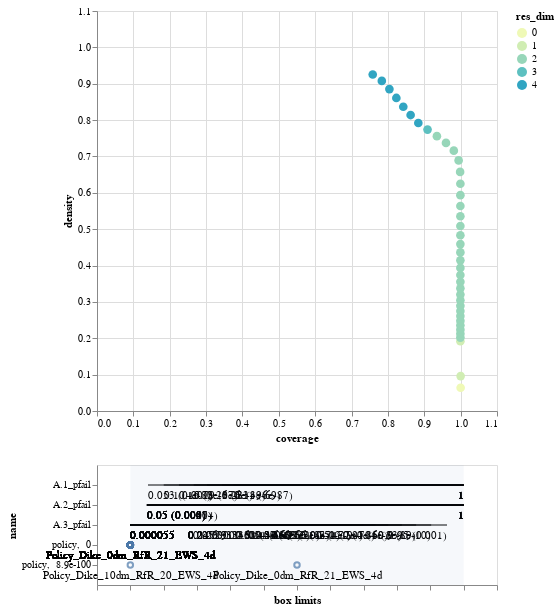

Notebook code cell kept with this figure:
### Code cell
box1.inspect_tradeoff()

### Figure 1 — Vega-Lite specification as saved in the notebook (floating-point values rounded to 4 significant figures)
{"config": {"view": {"continuousWidth": 400, "continuousHeight": 300}}, "vconcat": [{"data": {"name": "data-5e45a26d6f24038dcb28bfc8739503b9"}, "mark": {"type": "circle", "size": 75}, "encoding": {"color": {"field": "res_dim", "scale": {"range": ["#eff9b6", "#d0edb3", "#97d6b9", "#5dc0c0", "#31a5c2", "#1f80b8", "#2354a3", "#21318d"]}, "type": "ordinal"}, "opacity": {"condition": {"value": 1, "selection": "selector001"}, "value": 0.4}, "tooltip": [{"field": "id", "type": "quantitative"}, {"field": "coverage", "format": ".2", "type": "quantitative"}, {"field": "density", "format": ".2", "type": "quantitative"}, {"field": "res_dim", "type": "ordinal"}], "x": {"field": "coverage", "scale": {"domain": [0, 1.1]}, "type": "quantitative"}, "y": {"field": "density", "scale": {"domain": [0, 1.1]}, "type": "quantitative"}}, "height": 400, "selection": {"selector001": {"type": "single", "fields": ["id"]}}, "width": 400}, {"layer": [{"data": {"name": "data-7a8bf74ae9f29db990db601360e9d706"}, "mark": "rule", "encoding": {"x": {"axis": {"grid": false, "labels": false, "title": "box limits"}, "field": "x_lower", "scale": {"domain": [0, 1], "padding": 0.1}, "type": "quantitative"}, "x2": {"field": "x_upper"}, "y": {"field": "name", "scale": {"padding": 1.0}, "type": "nominal"}}, "transform": [{"calculate": "(datum.x1-datum.minimum)/(datum.maximum-datum.minimum)", "as": "x_lower"}, {"calculate": "(datum.x2-datum.minimum)/(datum.maximum-datum.minimum)", "as": "x_upper"}, {"filter": {"selection": "selector001"}}], "width": 400}, {"data": {"name": "data-7a8bf74ae9f29db990db601360e9d706"}, "mark": {"type": "text", "align": "left", "baseline": "top", "dy": 5}, "encoding": {"text": {"field": "text", "type": "ordinal"}, "x": {"axis": {"grid": false, "labels": false, "title": "box limits"}, "field": "x_lower", "scale": {"domain": [0, 1], "padding": 0.1}, "type": "quantitative"}, "x2": {"field": "x_upper"}, "y": {"field": "name", "scale": {"padding": 1.0}, "type": "nominal"}}, "transform": [{"calculate": "(datum.x1-datum.minimum)/(datum.maximum-datum.minimum)", "as": "x_lower"}, {"calculate": "(datum.x2-datum.minimum)/(datum.maximum-datum.minimum)", "as": "x_upper"}, {"filter": {"selection": "selector001"}}, {"calculate": "datum.qp_lower>0?format(datum.x1, \".2\")+\" (\"+format(datum.qp_lower, \".1~g\")+\")\" :format(datum.x1, \".2\")", "as": "text"}], "width": 400}, {"data": {"name": "data-7a8bf74ae9f29db990db601360e9d706"}, "mark": {"type": "text", "align": "right", "baseline": "top", "dy": 5}, "encoding": {"text": {"field": "text", "type": "ordinal"}, "x": {"field": "x_upper", "type": "quantitative"}, "x2": {"field": "x_upper"}, "y": {"field": "name", "scale": {"padding": 1.0}, "type": "nominal"}}, "transform": [{"calculate": "(datum.x1-datum.minimum)/(datum.maximum-datum.minimum)", "as": "x_lower"}, {"calculate": "(datum.x2-datum.minimum)/(datum.maximum-datum.minimum)", "as": "x_upper"}, {"filter": {"selection": "selector001"}}, {"calculate": "datum.qp_upper>0?format(datum.x2, \".2\")+\" (\"+format(datum.qp_upper, \".1\")+\")\" :format(datum.x2, \".2\")", "as": "text"}], "width": 400}, {"data": {"name": "data-bb8d07f6df3d47a6a475317795287b23"}, "mark": {"type": "rect", "opacity": 0.05}, "encoding": {"x": {"field": "start", "type": "quantitative"}, "x2": {"field": "end"}}}, {"data": {"name": "data-9441622a70c293db2e5fca03cd832547"}, "mark": "point", "encoding": {"x": {"field": "x", "type": "quantitative"}, "y": {"field": "name", "type": "nominal"}}, "transform": [{"filter": {"selection": "selector001"}}], "width": 400}, {"data": {"name": "data-9441622a70c293db2e5fca03cd832547"}, "mark": {"type": "text", "align": "center", "baseline": "top", "dy": 5}, "encoding": {"text": {"field": "item", "type": "nominal"}, "x": {"field": "x", "type": "quantitative"}, "y": {"field": "name", "type": "nominal"}}, "transform": [{"filter": {"selection": "selector001"}}], "width": 400}]}], "$schema": "https://vega.github.io/schema/vega-lite/v4.17.0.json", "datasets": {"data-5e45a26d6f24038dcb28bfc8739503b9": [{"coverage": 1.0, "density": 0.06398, "id": 0, "mass": 1.0, "mean": 0.06398, "res_dim": 0}, {"coverage": 1.0, "density": 0.09597, "id": 1, "mass": 0.6667, "mean": 0.09597, "res_dim": 1}, {"coverage": 0.9993, "density": 0.1918, "id": 2, "mass": 0.3333, "mean": 0.1918, "res_dim": 1}, {"coverage": 0.9993, "density": 0.2019, "id": 3, "mass": 0.3167, "mean": 0.2019, "res_dim": 2}, {"coverage": 0.9993, "density": 0.2125, "id": 4, "mass": 0.3008, "mean": 0.2125, "res_dim": 2}, {"coverage": 0.9993, "density": 0.2237, "id": 5, "mass": 0.2858, "mean": 0.2237, "res_dim": 2}, {"coverage": 0.9993, "density": 0.2355, "id": 6, "mass": 0.2715, "mean": 0.2355, "res_dim": 2}, {"coverage": 0.9993, "density": 0.2479, "id": 7, "mass": 0.2579, "mean": 0.2479, "res_dim": 2}, {"coverage": 0.9993, "density": 0.261, "id": 8, "mass": 0.245, "mean": 0.261, "res_dim": 2}, {"coverage": 0.9993, "density": 0.2747, "id": 9, "mass": 0.2327, "mean": 0.2747, "res_dim": 2}, {"coverage": 0.9993, "density": 0.2892, "id": 10, "mass": 0.2211, "mean": 0.2892, "res_dim": 2}, {"coverage": 0.9993, "density": 0.3044, "id": 11, "mass": 0.21, "mean": 0.3044, "res_dim": 2}, {"coverage": 0.9993, "density": 0.3204, "id": 12, "mass": 0.1995, "mean": 0.3204, "res_dim": 2}, {"coverage": 0.9993, "density": 0.3373, "id": 13, "mass": 0.1895, "mean": 0.3373, "res_dim": 2}, {"coverage": 0.9993, "density": 0.3551, "id": 14, "mass": 0.18, "mean": 0.3551, "res_dim": 2}, {"coverage": 0.9993, "density": 0.3738, "id": 15, "mass": 0.171, "mean": 0.3738, "res_dim": 2}, {"coverage": 0.9993, "density": 0.3935, "id": 16, "mass": 0.1625, "mean": 0.3935, "res_dim": 2}, {"coverage": 0.9993, "density": 0.4143, "id": 17, "mass": 0.1543, "mean": 0.4143, "res_dim": 2}, {"coverage": 0.9993, "density": 0.4361, "id": 18, "mass": 0.1466, "mean": 0.4361, "res_dim": 2}, {"coverage": 0.9993, "density": 0.4591, "id": 19, "mass": 0.1393, "mean": 0.4591, "res_dim": 2}, {"coverage": 0.9993, "density": 0.4833, "id": 20, "mass": 0.1323, "mean": 0.4833, "res_dim": 2}, {"coverage": 0.9993, "density": 0.5088, "id": 21, "mass": 0.1257, "mean": 0.5088, "res_dim": 2}, {"coverage": 0.9993, "density": 0.5356, "id": 22, "mass": 0.1194, "mean": 0.5356, "res_dim": 2}, {"coverage": 0.9993, "density": 0.5638, "id": 23, "mass": 0.1134, "mean": 0.5638, "res_dim": 2}, {"coverage": 0.9993, "density": 0.5936, "id": 24, "mass": 0.1077, "mean": 0.5936, "res_dim": 2}, {"coverage": 0.9993, "density": 0.6249, "id": 25, "mass": 0.1023, "mean": 0.6249, "res_dim": 2}, {"coverage": 0.9986, "density": 0.6574, "id": 26, "mass": 0.09718, "mean": 0.6574, "res_dim": 2}, {"coverage": 0.9944, "density": 0.6892, "id": 27, "mass": 0.09231, "mean": 0.6892, "res_dim": 2}, {"coverage": 0.9812, "density": 0.7159, "id": 28, "mass": 0.08769, "mean": 0.7159, "res_dim": 2}, {"coverage": 0.9597, "density": 0.7372, "id": 29, "mass": 0.08329, "mean": 0.7372, "res_dim": 2}, {"coverage": 0.9347, "density": 0.7559, "id": 30, "mass": 0.07911, "mean": 0.7559, "res_dim": 2}, {"coverage": 0.909, "density": 0.7738, "id": 31, "mass": 0.07516, "mean": 0.7738, "res_dim": 3}, {"coverage": 0.8836, "density": 0.792, "id": 32, "mass": 0.07138, "mean": 0.792, "res_dim": 4}, {"coverage": 0.8625, "density": 0.8138, "id": 33, "mass": 0.0678, "mean": 0.8138, "res_dim": 4}, {"coverage": 0.8423, "density": 0.8368, "id": 34, "mass": 0.0644, "mean": 0.8368, "res_dim": 4}, {"coverage": 0.8232, "density": 0.8609, "id": 35, "mass": 0.06118, "mean": 0.8609, "res_dim": 4}, {"coverage": 0.8041, "density": 0.8853, "id": 36, "mass": 0.05811, "mean": 0.8853, "res_dim": 4}, {"coverage": 0.7833, "density": 0.9078, "id": 37, "mass": 0.0552, "mean": 0.9078, "res_dim": 4}, {"coverage": 0.7582, "density": 0.9254, "id": 38, "mass": 0.05242, "mean": 0.9254, "res_dim": 4}], "data-7a8bf74ae9f29db990db601360e9d706": [{"x1": 5.52e-05, "x2": 0.95, "name": "A.3_pfail", "id": 3, "minimum": 5.52e-05, "maximum": 1.0, "qp_lower": -1.0, "qp_upper": 0.001213}, {"x1": 5.52e-05, "x2": 0.9025, "name": "A.3_pfail", "id": 4, "minimum": 5.52e-05, "maximum": 1.0, "qp_lower": -1.0, "qp_upper": 7.848e-10}, {"x1": 5.52e-05, "x2": 0.8573, "name": "A.3_pfail", "id": 5, "minimum": 5.52e-05, "maximum": 1.0, "qp_lower": -1.0, "qp_upper": 1.088e-19}, {"x1": 5.52e-05, "x2": 0.8145, "name": "A.3_pfail", "id": 6, "minimum": 5.52e-05, "maximum": 1.0, "qp_lower": -1.0, "qp_upper": 3.837e-33}, {"x1": 5.52e-05, "x2": 0.7738, "name": "A.3_pfail", "id": 7, "minimum": 5.52e-05, "maximum": 1.0, "qp_lower": -1.0, "qp_upper": 4.253e-50}, {"x1": 5.52e-05, "x2": 0.735, "name": "A.3_pfail", "id": 8, "minimum": 5.52e-05, "maximum": 1.0, "qp_lower": -1.0, "qp_upper": 1.776e-70}, {"x1": 5.52e-05, "x2": 0.6982, "name": "A.3_pfail", "id": 9, "minimum": 5.52e-05, "maximum": 1.0, "qp_lower": -1.0, "qp_upper": 3.532e-94}, {"x1": 5.52e-05, "x2": 0.6633, "name": "A.3_pfail", "id": 10, "minimum": 5.52e-05, "maximum": 1.0, "qp_lower": -1.0, "qp_upper": 4.252e-121}, {"x1": 5.52e-05, "x2": 0.6301, "name": "A.3_pfail", "id": 11, "minimum": 5.52e-05, "maximum": 1.0, "qp_lower": -1.0, "qp_upper": 3.399e-151}, {"x1": 5.52e-05, "x2": 0.5986, "name": "A.3_pfail", "id": 12, "minimum": 5.52e-05, "maximum": 1.0, "qp_lower": -1.0, "qp_upper": 2.146e-184}, {"x1": 5.52e-05, "x2": 0.5686, "name": "A.3_pfail", "id": 13, "minimum": 5.52e-05, "maximum": 1.0, "qp_lower": -1.0, "qp_upper": 1.255e-220}, {"x1": 5.52e-05, "x2": 0.5401, "name": "A.3_pfail", "id": 14, "minimum": 5.52e-05, "maximum": 1.0, "qp_lower": -1.0, "qp_upper": 6.254e-260}, {"x1": 5.52e-05, "x2": 0.5131, "name": "A.3_pfail", "id": 15, "minimum": 5.52e-05, "maximum": 1.0, "qp_lower": -1.0, "qp_upper": 2.743e-302}, {"x1": 5.52e-05, "x2": 0.4874, "name": "A.3_pfail", "id": 16, "minimum": 5.52e-05, "maximum": 1.0, "qp_lower": -1.0, "qp_upper": 0.0}, {"x1": 5.52e-05, "x2": 0.463, "name": "A.3_pfail", "id": 17, "minimum": 5.52e-05, "maximum": 1.0, "qp_lower": -1.0, "qp_upper": 0.0}, {"x1": 5.52e-05, "x2": 0.4398, "name": "A.3_pfail", "id": 18, "minimum": 5.52e-05, "maximum": 1.0, "qp_lower": -1.0, "qp_upper": 0.0}, {"x1": 5.52e-05, "x2": 0.4178, "name": "A.3_pfail", "id": 19, "minimum": 5.52e-05, "maximum": 1.0, "qp_lower": -1.0, "qp_upper": 0.0}, {"x1": 5.52e-05, "x2": 0.3968, "name": "A.3_pfail", "id": 20, "minimum": 5.52e-05, "maximum": 1.0, "qp_lower": -1.0, "qp_upper": 0.0}, {"x1": 5.52e-05, "x2": 0.377, "name": "A.3_pfail", "id": 21, "minimum": 5.52e-05, "maximum": 1.0, "qp_lower": -1.0, "qp_upper": 0.0}, {"x1": 5.52e-05, "x2": 0.3581, "name": "A.3_pfail", "id": 22, "minimum": 5.52e-05, "maximum": 1.0, "qp_lower": -1.0, "qp_upper": 0.0}, {"x1": 5.52e-05, "x2": 0.3402, "name": "A.3_pfail", "id": 23, "minimum": 5.52e-05, "maximum": 1.0, "qp_lower": -1.0, "qp_upper": 0.0}, {"x1": 5.52e-05, "x2": 0.3231, "name": "A.3_pfail", "id": 24, "minimum": 5.52e-05, "maximum": 1.0, "qp_lower": -1.0, "qp_upper": 0.0}, {"x1": 5.52e-05, "x2": 0.3069, "name": "A.3_pfail", "id": 25, "minimum": 5.52e-05, "maximum": 1.0, "qp_lower": -1.0, "qp_upper": 0.0}, {"x1": 5.52e-05, "x2": 0.2915, "name": "A.3_pfail", "id": 26, "minimum": 5.52e-05, "maximum": 1.0, "qp_lower": -1.0, "qp_upper": 0.0}, {"x1": 5.52e-05, "x2": 0.2769, "name": "A.3_pfail", "id": 27, "minimum": 5.52e-05, "maximum": 1.0, "qp_lower": -1.0, "qp_upper": 0.0}, {"x1": 5.52e-05, "x2": 0.2631, "name": "A.3_pfail", "id": 28, "minimum": 5.52e-05, "maximum": 1.0, "qp_lower": -1.0, "qp_upper": 0.0}, {"x1": 5.52e-05, "x2": 0.2499, "name": "A.3_pfail", "id": 29, "minimum": 5.52e-05, "maximum": 1.0, "qp_lower": -1.0, "qp_upper": 0.0}, {"x1": 5.52e-05, "x2": 0.2373, "name": "A.3_pfail", "id": 30, "minimum": 5.52e-05, "maximum": 1.0, "qp_lower": -1.0, "qp_upper": 0.0}, {"x1": 0.0497, "x2": 0.9999, "name": "A.2_pfail", "id": 31, "minimum": 3.479e-05, "maximum": 0.9999, "qp_lower": 0.007742, "qp_upper": -1.0}, {"x1": 5.52e-05, "x2": 0.2373, "name": "A.3_pfail", "id": 31, "minimum": 5.52e-05, "maximum": 1.0, "qp_lower": -1.0, "qp_upper": 0.0}, {"x1": 0.053, "x2": 0.9999, "name": "A.1_pfail", "id": 32, "minimum": 2.671e-05, "maximum": 0.9999, "qp_lower": 0.00679, "qp_upper": -1.0}, {"x1": 0.0497, "x2": 0.9999, "name": "A.2_pfail", "id": 32, "minimum": 3.479e-05, "maximum": 0.9999, "qp_lower": 0.005287, "qp_upper": -1.0}, {"x1": 5.52e-05, "x2": 0.2373, "name": "A.3_pfail", "id": 32, "minimum": 5.52e-05, "maximum": 1.0, "qp_lower": -1.0, "qp_upper": 0.0}, {"x1": 0.1002, "x2": 0.9999, "name": "A.1_pfail", "id": 33, "minimum": 2.671e-05, "maximum": 0.9999, "qp_lower": 3.741e-08, "qp_upper": -1.0}, {"x1": 0.0497, "x2": 0.9999, "name": "A.2_pfail", "id": 33, "minimum": 3.479e-05, "maximum": 0.9999, "qp_lower": 0.003609, "qp_upper": -1.0}, {"x1": 5.52e-05, "x2": 0.2373, "name": "A.3_pfail", "id": 33, "minimum": 5.52e-05, "maximum": 1.0, "qp_lower": -1.0, "qp_upper": 0.0}, {"x1": 0.146, "x2": 0.9999, "name": "A.1_pfail", "id": 34, "minimum": 2.671e-05, "maximum": 0.9999, "qp_lower": 2.523e-17, "qp_upper": -1.0}, {"x1": 0.0497, "x2": 0.9999, "name": "A.2_pfail", "id": 34, "minimum": 3.479e-05, "maximum": 0.9999, "qp_lower": 0.00294, "qp_upper": -1.0}, {"x1": 5.52e-05, "x2": 0.2373, "name": "A.3_pfail", "id": 34, "minimum": 5.52e-05, "maximum": 1.0, "qp_lower": -1.0, "qp_upper": 0.0}, {"x1": 0.1901, "x2": 0.9999, "name": "A.1_pfail", "id": 35, "minimum": 2.671e-05, "maximum": 0.9999, "qp_lower": 6.013e-31, "qp_upper": -1.0}, {"x1": 0.0497, "x2": 0.9999, "name": "A.2_pfail", "id": 35, "minimum": 3.479e-05, "maximum": 0.9999, "qp_lower": 0.001709, "qp_upper": -1.0}, {"x1": 5.52e-05, "x2": 0.2373, "name": "A.3_pfail", "id": 35, "minimum": 5.52e-05, "maximum": 1.0, "qp_lower": -1.0, "qp_upper": 0.0}, {"x1": 0.2304, "x2": 0.9999, "name": "A.1_pfail", "id": 36, "minimum": 2.671e-05, "maximum": 0.9999, "qp_lower": 6.075e-49, "qp_upper": -1.0}, {"x1": 0.0497, "x2": 0.9999, "name": "A.2_pfail", "id": 36, "minimum": 3.479e-05, "maximum": 0.9999, "qp_lower": 0.0006589, "qp_upper": -1.0}, {"x1": 5.52e-05, "x2": 0.2373, "name": "A.3_pfail", "id": 36, "minimum": 5.52e-05, "maximum": 1.0, "qp_lower": -1.0, "qp_upper": 0.0}, {"x1": 0.2754, "x2": 0.9999, "name": "A.1_pfail", "id": 37, "minimum": 2.671e-05, "maximum": 0.9999, "qp_lower": 2.978e-69, "qp_upper": -1.0}, {"x1": 0.0497, "x2": 0.9999, "name": "A.2_pfail", "id": 37, "minimum": 3.479e-05, "maximum": 0.9999, "qp_lower": 0.0001278, "qp_upper": -1.0}, {"x1": 5.52e-05, "x2": 0.2373, "name": "A.3_pfail", "id": 37, "minimum": 5.52e-05, "maximum": 1.0, "qp_lower": -1.0, "qp_upper": 0.0}, {"x1": 0.3109, "x2": 0.9999, "name": "A.1_pfail", "id": 38, "minimum": 2.671e-05, "maximum": 0.9999, "qp_lower": 6.376e-87, "qp_upper": -1.0}, {"x1": 0.0497, "x2": 0.9999, "name": "A.2_pfail", "id": 38, "minimum": 3.479e-05, "maximum": 0.9999, "qp_lower": 3.533e-05, "qp_upper": -1.0}, {"x1": 5.52e-05, "x2": 0.2373, "name": "A.3_pfail", "id": 38, "minimum": 5.52e-05, "maximum": 1.0, "qp_lower": -1.0, "qp_upper": 0.0}], "data-bb8d07f6df3d47a6a475317795287b23": [{"start": 0, "end": 1}], "data-9441622a70c293db2e5fca03cd832547": [{"name": "policy,  8.9e-100", "n_items": 3, "item": "Policy_Dike_10dm_RfR_20_EWS_4d", "id": 1, "x": 0.0}, {"name": "policy,  8.9e-100", "n_items": 3, "item": "Policy_Dike_0dm_RfR_21_EWS_4d", "id": 1, "x": 0.5}, {"name": "policy,  0", "n_items": 2, "item": "Policy_Dike_0dm_RfR_21_EWS_4d", "id": 2, "x": 0.0}, {"name": "policy,  0", "n_items": 2, "item": "Policy_Dike_0dm_RfR_21_EWS_4d", "id": 3, "x": 0.0}, {"name": "policy,  0", "n_items": 2, "item": "Policy_Dike_0dm_RfR_21_EWS_4d", "id": 4, "x": 0.0}, {"name": "policy,  0", "n_items": 2, "item": "Policy_Dike_0dm_RfR_21_EWS_4d", "id": 5, "x": 0.0}, {"name": "policy,  0", "n_items": 2, "item": "Policy_Dike_0dm_RfR_21_EWS_4d", "id": 6, "x": 0.0}, {"name": "policy,  0", "n_items": 2, "item": "Policy_Dike_0dm_RfR_21_EWS_4d", "id": 7, "x": 0.0}, {"name": "policy,  0", "n_items": 2, "item": "Policy_Dike_0dm_RfR_21_EWS_4d", "id": 8, "x": 0.0}, {"name": "policy,  0", "n_items": 2, "item": "Policy_Dike_0dm_RfR_21_EWS_4d", "id": 9, "x": 0.0}, {"name": "policy,  0", "n_items": 2, "item": "Policy_Dike_0dm_RfR_21_EWS_4d", "id": 10, "x": 0.0}, {"name": "policy,  0", "n_items": 2, "item": "Policy_Dike_0dm_RfR_21_EWS_4d", "id": 11, "x": 0.0}, {"name": "policy,  0", "n_items": 2, "item": "Policy_Dike_0dm_RfR_21_EWS_4d", "id": 12, "x": 0.0}, {"name": "policy,  0", "n_items": 2, "item": "Policy_Dike_0dm_RfR_21_EWS_4d", "id": 13, "x": 0.0}, {"name": "policy,  0", "n_items": 2, "item": "Policy_Dike_0dm_RfR_21_EWS_4d", "id": 14, "x": 0.0}, {"name": "policy,  0", "n_items": 2, "item": "Policy_Dike_0dm_RfR_21_EWS_4d", "id": 15, "x": 0.0}, {"name": "policy,  0", "n_items": 2, "item": "Policy_Dike_0dm_RfR_21_EWS_4d", "id": 16, "x": 0.0}, {"name": "policy,  0", "n_items": 2, "item": "Policy_Dike_0dm_RfR_21_EWS_4d", "id": 17, "x": 0.0}, {"name": "policy,  0", "n_items": 2, "item": "Policy_Dike_0dm_RfR_21_EWS_4d", "id": 18, "x": 0.0}, {"name": "policy,  0", "n_items": 2, "item": "Policy_Dike_0dm_RfR_21_EWS_4d", "id": 19, "x": 0.0}, {"name": "policy,  0", "n_items": 2, "item": "Policy_Dike_0dm_RfR_21_EWS_4d", "id": 20, "x": 0.0}, {"name": "policy,  0", "n_items": 2, "item": "Policy_Dike_0dm_RfR_21_EWS_4d", "id": 21, "x": 0.0}, {"name": "policy,  0", "n_items": 2, "item": "Policy_Dike_0dm_RfR_21_EWS_4d", "id": 22, "x": 0.0}, {"name": "policy,  0", "n_items": 2, "item": "Policy_Dike_0dm_RfR_21_EWS_4d", "id": 23, "x": 0.0}, {"name": "policy,  0", "n_items": 2, "item": "Policy_Dike_0dm_RfR_21_EWS_4d", "id": 24, "x": 0.0}, {"name": "policy,  0", "n_items": 2, "item": "Policy_Dike_0dm_RfR_21_EWS_4d", "id": 25, "x": 0.0}, {"name": "policy,  0", "n_items": 2, "item": "Policy_Dike_0dm_RfR_21_EWS_4d", "id": 26, "x": 0.0}, {"name": "policy,  0", "n_items": 2, "item": "Policy_Dike_0dm_RfR_21_EWS_4d", "id": 27, "x": 0.0}, {"name": "policy,  0", "n_items": 2, "item": "Policy_Dike_0dm_RfR_21_EWS_4d", "id": 28, "x": 0.0}, {"name": "policy,  0", "n_items": 2, "item": "Policy_Dike_0dm_RfR_21_EWS_4d", "id": 29, "x": 0.0}, {"name": "policy,  0", "n_items": 2, "item": "Policy_Dike_0dm_RfR_21_EWS_4d", "id": 30, "x": 0.0}, {"name": "policy,  0", "n_items": 2, "item": "Policy_Dike_0dm_RfR_21_EWS_4d", "id": 31, "x": 0.0}, {"name": "policy,  0", "n_items": 2, "item": "Policy_Dike_0dm_RfR_21_EWS_4d", "id": 32, "x": 0.0}, {"name": "policy,  0", "n_items": 2, "item": "Policy_Dike_0dm_RfR_21_EWS_4d", "id": 33, "x": 0.0}, {"name": "policy,  0", "n_items": 2, "item": "Policy_Dike_0dm_RfR_21_EWS_4d", "id": 34, "x": 0.0}, {"name": "policy,  0", "n_items": 2, "item": "Policy_Dike_0dm_RfR_21_EWS_4d", "id": 35, "x": 0.0}, {"name": "policy,  0", "n_items": 2, "item": "Policy_Dike_0dm_RfR_21_EWS_4d", "id": 36, "x": 0.0}, {"name": "policy,  0", "n_items": 2, "item": "Policy_Dike_0dm_RfR_21_EWS_4d", "id": 37, "x": 0.0}, {"name": "policy,  0", "n_items": 2, "item": "Policy_Dike_0dm_RfR_21_EWS_4d", "id": 38, "x": 0.0}]}}
